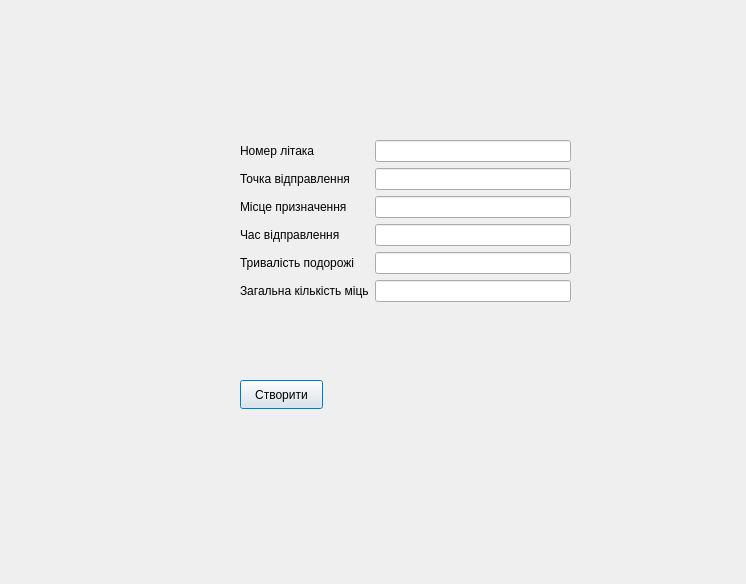
<?xml version="1.0" encoding="UTF-8"?>
<ui version="4.0">
 <class>Dialog</class>
 <widget class="QDialog" name="Dialog">
  <property name="geometry">
   <rect>
    <x>0</x>
    <y>0</y>
    <width>746</width>
    <height>584</height>
   </rect>
  </property>
  <property name="windowTitle">
   <string>Dialog</string>
  </property>
  <widget class="QWidget" name="formLayoutWidget">
   <property name="geometry">
    <rect>
     <x>240</x>
     <y>140</y>
     <width>331</width>
     <height>211</height>
    </rect>
   </property>
   <layout class="QFormLayout" name="formLayout">
    <item row="0" column="0">
     <widget class="QLabel" name="label">
      <property name="text">
       <string>Номер літака</string>
      </property>
     </widget>
    </item>
    <item row="1" column="0">
     <widget class="QLabel" name="label_2">
      <property name="text">
       <string>Точка відправлення</string>
      </property>
     </widget>
    </item>
    <item row="2" column="0">
     <widget class="QLabel" name="label_3">
      <property name="text">
       <string>Місце призначення</string>
      </property>
     </widget>
    </item>
    <item row="3" column="0">
     <widget class="QLabel" name="label_4">
      <property name="text">
       <string>Час відправлення</string>
      </property>
     </widget>
    </item>
    <item row="5" column="0">
     <widget class="QLabel" name="label_5">
      <property name="text">
       <string>Загальна кількість міць</string>
      </property>
     </widget>
    </item>
    <item row="4" column="0">
     <widget class="QLabel" name="label_6">
      <property name="text">
       <string>Тривалість подорожі</string>
      </property>
     </widget>
    </item>
    <item row="0" column="1">
     <widget class="QLineEdit" name="flightNumberEdit"/>
    </item>
    <item row="1" column="1">
     <widget class="QLineEdit" name="departureStationEdit"/>
    </item>
    <item row="2" column="1">
     <widget class="QLineEdit" name="destinationStationEdit"/>
    </item>
    <item row="3" column="1">
     <widget class="QLineEdit" name="departureTimeEdit"/>
    </item>
    <item row="4" column="1">
     <widget class="QLineEdit" name="travelDurationEdit"/>
    </item>
    <item row="5" column="1">
     <widget class="QLineEdit" name="generalSeatsEdit"/>
    </item>
   </layout>
  </widget>
  <widget class="QPushButton" name="createPlainButton">
   <property name="geometry">
    <rect>
     <x>240</x>
     <y>380</y>
     <width>83</width>
     <height>29</height>
    </rect>
   </property>
   <property name="text">
    <string>Створити</string>
   </property>
  </widget>
 </widget>
 <resources/>
 <connections/>
</ui>
